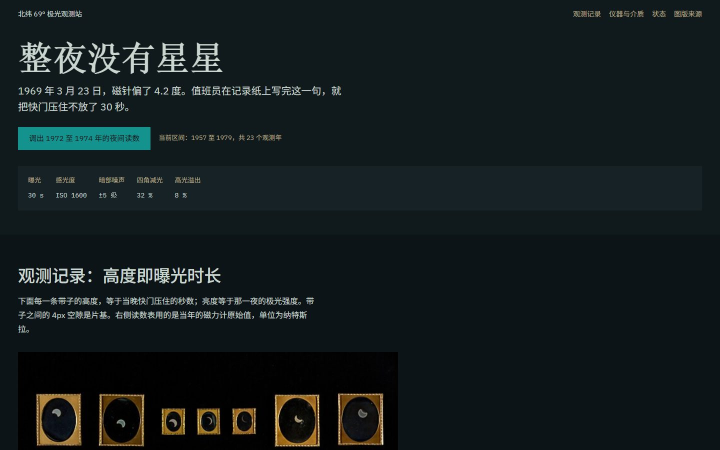
#> input picture prototypes/S03-long-exposure-observatory/.inspect/desktop-fold.jpg, 1440 x 900 px (shown at 1/2 size)
$ python measure-area.py .inspect/desktop-fold.jpg
#> lines starting #> are read from the running program, lines starting #| are printed output that depends on the picture; after the words box and inside, x2 and y2 are one past the last pixel; in counts of white or black regions, pixels touching at a corner belong together
# 规格字段 3 的面积预算（本案主色 24%）是按"平涂色块面积"写的，
# 但字段 3-附又要求"色彩只能由位图与实色构成"。两条在照片面积上直接对撞。
# 这个脚本用全页 PNG 实测两个数：平涂面积 vs 位图面积，并给出每个色值的实际占比。
#
# 分类不靠颜色而靠**局部方差**：平涂区块方差≈0，照片区块方差高。
# 这一点很关键——减光叠层用 #101A1C 压暗，暗部照片像素会被拉向底色，
# 若按颜色阈值分类，照片会被误记成"底色平涂"。
import sys
import numpy as np
from PIL import Image

SRC = sys.argv[1] if len(sys.argv) > 1 else r"D:\Web\style\deliverables\tool-runs\S03-area-full.png"

PALETTE = {
    "极夜底 #101A1C": (0x10, 0x1A, 0x1C),
    "区块底 #0C1417": (0x0C, 0x14, 0x17),
    "面板 #162226": (0x16, 0x22, 0x26),
    "冷青主色 #13928E": (0x13, 0x92, 0x8E),
    "记录纸白 #C9D6CF": (0xC9, 0xD6, 0xCF),
    "纸带米 #B9A98C": (0xB9, 0xA9, 0x8C),
    "表格线 #2A3639": (0x2A, 0x36, 0x39),
    "次刻度 #4A5A5E": (0x4A, 0x5A, 0x5E),
    "停用字 #7C8A8C": (0x7C, 0x8A, 0x8C),
    "表头线 #3B4A4D": (0x3B, 0x4A, 0x4D),
}

img = Image.open(SRC).convert("RGB")
#> img is the input picture: PIL image 1440x900 RGB; mean R, G, B 20, 28.6, 29.9
a = np.asarray(img, dtype=np.float32)
H, W, _ = a.shape
#> H = 900; W = 1440
print(f"图像 {W}x{H} = {H*W/1e6:.2f} Mpx   （全页 PNG）")
#| 图像 1440x900 = 1.30 Mpx   （全页 PNG）

# 补齐到 4 的倍数，按 4x4 区块算局部标准差
ph, pw = (-H) % 4, (-W) % 4
#> ph = 0; pw = 0
if ph or pw:
    a = np.pad(a, ((0, ph), (0, pw), (0, 0)), mode="edge")
bh, bw = a.shape[0] // 4, a.shape[1] // 4
#> bh = 225; bw = 360
blocks = a.reshape(bh, 4, bw, 4, 3).transpose(0, 2, 3, 1, 4).reshape(bh, bw, 16, 3)
std = blocks.std(axis=2).max(axis=2)          # 每个区块在任一通道上的最大标准差
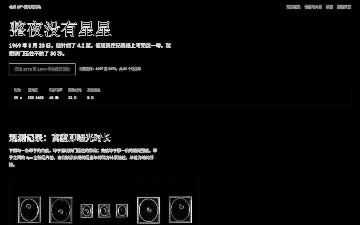
#> std: shape (225, 360) float32; min 0, max 97.13, mean 4.6; drawn with min black and max white
mean = blocks.mean(axis=2)                    # 区块均色
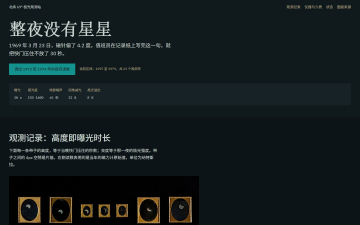
#> mean: shape (225, 360, 3) float32; mean of channels 0, 1, 2 20, 28.6, 29.9; drawn as R, G, B

FLAT = 3.0                                     # 标准差阈值：低于此判为平涂
flat_mask = std < FLAT
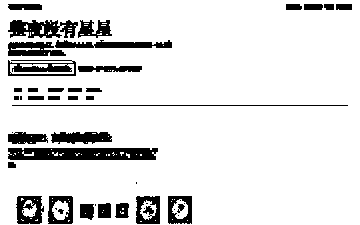
#> flat_mask: shape (225, 360) bool; 87.8% white; 47 black regions (12 under 20 px), largest, box (x1, y1, x2, y2) and area: (8, 148, 158, 160) 1646, (8, 20, 78, 38) 840, (55, 40, 172, 48) 663
n_blocks = bh * bw
#> n_blocks = 81000
flat_px = int(flat_mask.sum()) * 16
#> flat_px = 1137440
photo_px = n_blocks * 16 - flat_px
#> photo_px = 158560
print(f"\n平涂面积 {flat_px/(H*W)*100:6.2f}%   位图（照片）面积 {photo_px/(H*W)*100:6.2f}%"
      f"   [4x4 区块，std<{FLAT}]")
#| 平涂面积  87.77%   位图（照片）面积  12.23%   [4x4 区块，std<3.0]

# 平涂区块按最近调色板色归类
flat_mean = mean[flat_mask]
d = np.linalg.norm(flat_mean[:, None, :] - np.array(list(PALETTE.values()), dtype=np.float32)[None, :, :], axis=2)
idx = d.argmin(axis=1)
near = d.min(axis=1) < 14                       # 与调色板足够接近才计入该色值
names = list(PALETTE.keys())
print(f"\n{'色值':<22}{'占全页':>9}{'占平涂':>10}")
tot = H * W
#> tot = 1296000
rows = []
for i, name in enumerate(names):
    sel = (idx == i) & near
    px = int(sel.sum()) * 16
    rows.append((name, px))
#> this loop made 10 passes
#> px on passes 1 to 10: 479680, 436080, 113024, 4848, 96, 0, 0, 0, 0, 0
#> after the loop, rows = [('极夜底 #101A1C', 479680), ('区块底 #0C1417', 436080), ('面板 #162226', 113024), ('冷青主色 #13928E', 4848), ('记录纸白 #C9D6CF', 96), ('纸带米 #B9A98C', 0), ('表格线 #2A3639', 0), ('次刻度 #4A5A5E', 0), ('停用字 #7C8A8C', 0), ('表头线 #3B4A4D', 0)]
for name, px in sorted(rows, key=lambda r: -r[1]):
    print(f"{name:<22}{px/tot*100:8.3f}%{px/flat_px*100 if flat_px else 0:9.2f}%")
#> this loop made 10 passes
#| 极夜底 #101A1C             37.012%    42.17%
#| 区块底 #0C1417             33.648%    38.34%
#| 面板 #162226               8.721%     9.94%
#| 冷青主色 #13928E             0.374%     0.43%
#| 记录纸白 #C9D6CF             0.007%     0.01%
#| 纸带米 #B9A98C              0.000%     0.00%
#| 表格线 #2A3639              0.000%     0.00%
#| 次刻度 #4A5A5E              0.000%     0.00%
#> (further printed lines are left out)
other = int((~near).sum()) * 16
#> other = 103712
print(f"{'（平涂但非调色板色）':<22}{other/tot*100:8.3f}%{other/flat_px*100 if flat_px else 0:9.2f}%")
#| （平涂但非调色板色）               8.002%     9.12%

# 规格字段 3 给本案的面积预算
print("\n--- 规格预算 vs 实测 ---")
budget = {"极夜底 #101A1C": 60, "冷青主色 #13928E": 24, "记录纸白 #C9D6CF": 12, "纸带米 #B9A98C": 4}
by = {n: px for n, px in rows}
#> by = 10 items
for name, want in budget.items():
    got = by.get(name, 0) / tot * 100
    flag = "达标" if abs(got - want) <= 6 else ("偏低" if got < want else "偏高")
    print(f"  {name:<22} 预算 {want:>2}%   实测 {got:6.3f}%   {flag}")
#> this loop made 4 passes
#> (got, flag) on passes 1 to 4: (37.01, '偏低'), (0.374, '偏低'), (0.00741, '偏低'), (0, '达标')
#|   极夜底 #101A1C            预算 60%   实测 37.012%   偏低
#|   冷青主色 #13928E           预算 24%   实测  0.374%   偏低
#|   记录纸白 #C9D6CF           预算 12%   实测  0.007%   偏低
#|   纸带米 #B9A98C            预算  4%   实测  0.000%   达标
teal = by.get("冷青主色 #13928E", 0) / tot * 100
#> teal = 0.374
print(f"\n结论：照片/位图吃掉 {photo_px/tot*100:.1f}% 的画面，平涂只剩 {flat_px/tot*100:.1f}%；")
#| 结论：照片/位图吃掉 12.2% 的画面，平涂只剩 87.8%；
print(f"      冷青主色实测 {teal:.3f}%，规格预算 24% —— 缺口 {(24-teal):.1f} 个百分点全部让给了照片。")
#|       冷青主色实测 0.374%，规格预算 24% —— 缺口 23.6 个百分点全部让给了照片。
print("      这正是字段 3 的面积预算与字段 3-附『色彩只能来自位图』的对撞点。")

$ run again, on prototypes/S03-long-exposure-observatory/.inspect/desktop-page-02.jpg
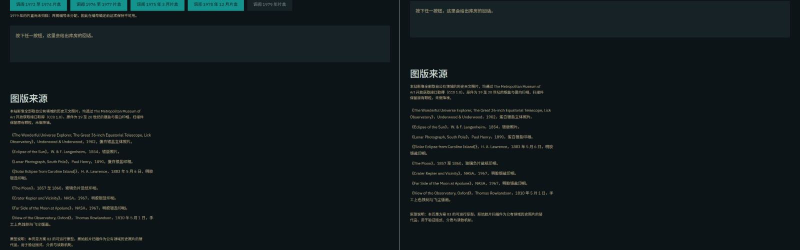
#> input picture prototypes/S03-long-exposure-observatory/.inspect/desktop-page-02.jpg, 1600 x 500 px (shown at 1/2 size)
#> img is the input picture: PIL image 1600x500 RGB; mean R, G, B 17, 26.3, 28.8
#| 图像 1600x500 = 0.80 Mpx   （全页 PNG）
#> `std = blocks.std(axis=2).max(axis=2)`:
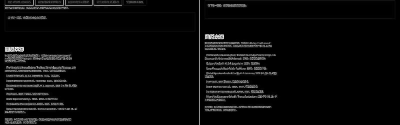
#> std: shape (125, 400) float32; min 0, max 88.35, mean 3.6; drawn with min black and max white
#> `flat_mask = std < FLAT`:
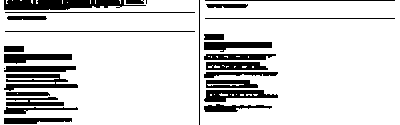
#> flat_mask: shape (125, 400) bool; 84.2% white; 27 black regions (2 under 20 px), largest, box (x1, y1, x2, y2) and area: (4, 0, 146, 10) 1029, (4, 74, 78, 91) 668, (204, 90, 278, 102) 545
#> flat_px = 673968
#> photo_px = 126032
#| 平涂面积  84.25%   位图（照片）面积  15.75%   [4x4 区块，std<3.0]
#> the loop `for i, name in enumerate(names):` made 10 passes
#> px on passes 1 to 8: 0, 571200, 102112, 656, 0, 0, 0, 0
#> after the loop `for i, name in enumerate(names):`: rows = [('极夜底 #101A1C', 0), ('区块底 #0C1417', 571200), ('面板 #162226', 102112), ('冷青主色 #13928E', 656), ('记录纸白 #C9D6CF', 0), ('纸带米 #B9A98C', 0), ('表格线 #2A3639', 0), ('次刻度 #4A5A5E', 0), ('停用字 #7C8A8C', 0), ('表头线 #3B4A4D', 0)]
#> the loop `for name, px in sorted(rows, key=lambda r: -r[1]):` made 10 passes
#> (printed output is left out)
#> other = 0
#| （平涂但非调色板色）               0.000%     0.00%
#> by = 10 items
#> the loop `for name, want in budget.items():` made 4 passes
#> (printed output is left out)
#> teal = 0.082
#| 结论：照片/位图吃掉 15.8% 的画面，平涂只剩 84.2%；
#|       冷青主色实测 0.082%，规格预算 24% —— 缺口 23.9 个百分点全部让给了照片。

$ run again, on prototypes/S03-long-exposure-observatory/.inspect/mobile-fold.jpg
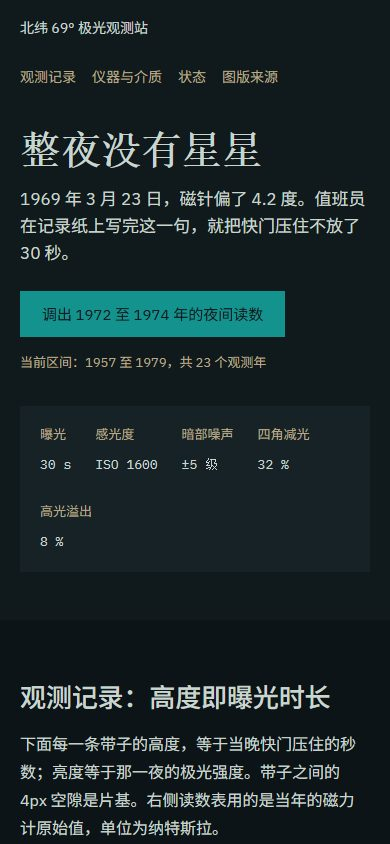
#> input picture prototypes/S03-long-exposure-observatory/.inspect/mobile-fold.jpg, 390 x 844 px
#> img is the input picture: PIL image 390x844 RGB; mean R, G, B 26.9, 40.4, 42.2
#| 图像 390x844 = 0.33 Mpx   （全页 PNG）
#> `std = blocks.std(axis=2).max(axis=2)`:
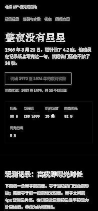
#> std: shape (211, 98) float32; min 0, max 96.49, mean 11.8; drawn with min black and max white
#> `flat_mask = std < FLAT`:
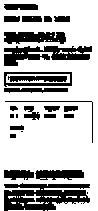
#> flat_mask: shape (211, 98) bool; 71.3% white; 27 black regions (5 under 20 px), largest, box (x1, y1, x2, y2) and area: (4, 183, 90, 211) 1592, (4, 46, 92, 66) 1009, (4, 32, 66, 44) 598
#> flat_px = 235936
#> photo_px = 94912
#| 平涂面积  71.68%   位图（照片）面积  28.83%   [4x4 区块，std<3.0]
#> idx = 14746 values, max 3 at index 4974, min 0 at index 0, mean 0.693
#> the loop `for i, name in enumerate(names):` made 10 passes
#> px on passes 1 to 8: 130320, 52096, 49088, 4432, 0, 0, 0, 0
#> after the loop `for i, name in enumerate(names):`: rows = [('极夜底 #101A1C', 130320), ('区块底 #0C1417', 52096), ('面板 #162226', 49088), ('冷青主色 #13928E', 4432), ('记录纸白 #C9D6CF', 0), ('纸带米 #B9A98C', 0), ('表格线 #2A3639', 0), ('次刻度 #4A5A5E', 0), ('停用字 #7C8A8C', 0), ('表头线 #3B4A4D', 0)]
#> the loop `for name, px in sorted(rows, key=lambda r: -r[1]):` made 10 passes
#> (printed output is left out)
#> other = 0
#| （平涂但非调色板色）               0.000%     0.00%
#> by = 10 items
#> the loop `for name, want in budget.items():` made 4 passes
#> (got, flag) on passes 1 to 4: (39.59, '偏低'), (1.35, '偏低'), (0, '偏低'), (0, '达标')
#> (printed output is left out)
#> teal = 1.35
#| 结论：照片/位图吃掉 28.8% 的画面，平涂只剩 71.7%；
#|       冷青主色实测 1.346%，规格预算 24% —— 缺口 22.7 个百分点全部让给了照片。

$ run again, on prototypes/S03-long-exposure-observatory/.inspect/mobile-page-01.jpg
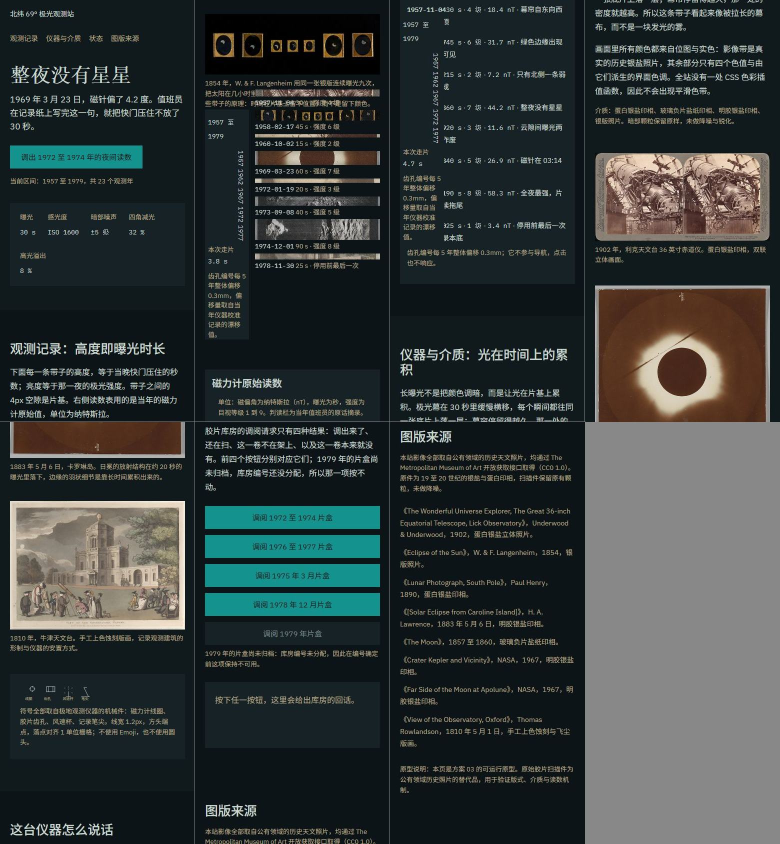
#> input picture prototypes/S03-long-exposure-observatory/.inspect/mobile-page-01.jpg, 1560 x 1688 px (shown at 1/2 size)
#> img is the input picture: PIL image 1560x1688 RGB; mean R, G, B 51.7, 58.7, 58.2
#| 图像 1560x1688 = 2.63 Mpx   （全页 PNG）
#> `std = blocks.std(axis=2).max(axis=2)`:
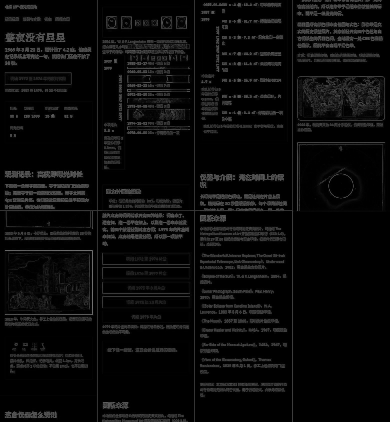
#> std: shape (422, 390) float32; min 0, max 113.1, mean 11
#> `flat_mask = std < FLAT`:
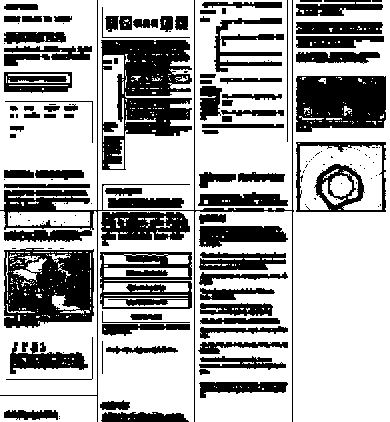
#> flat_mask: shape (422, 390) bool; 66.4% white; 156 black regions (68 under 20 px), largest, box (x1, y1, x2, y2) and area: (101, 40, 192, 170) 6579, (4, 248, 94, 328) 5412, (296, 76, 386, 132) 4404
#> flat_px = 1748624
#> photo_px = 884656
#| 平涂面积  66.40%   位图（照片）面积  33.60%   [4x4 区块，std<3.0]
#> the loop `for i, name in enumerate(names):` made 10 passes
#> px on passes 1 to 8: 359056, 569824, 318272, 37120, 0, 608, 272, 0
#> after the loop `for i, name in enumerate(names):`: rows = [('极夜底 #101A1C', 359056), ('区块底 #0C1417', 569824), ('面板 #162226', 318272), ('冷青主色 #13928E', 37120), ('记录纸白 #C9D6CF', 0), ('纸带米 #B9A98C', 608), ('表格线 #2A3639', 272), ('次刻度 #4A5A5E', 0), ('停用字 #7C8A8C', 326016), ('表头线 #3B4A4D', 0)]
#> the loop `for name, px in sorted(rows, key=lambda r: -r[1]):` made 10 passes
#> (printed output is left out)
#> other = 137456
#| （平涂但非调色板色）               5.220%     7.86%
#> by = 10 items
#> the loop `for name, want in budget.items():` made 4 passes
#> (got, flag) on passes 1 to 4: (13.64, '偏低'), (1.41, '偏低'), (0, '偏低'), (0.0231, '达标')
#> (printed output is left out)
#> teal = 1.41
#| 结论：照片/位图吃掉 33.6% 的画面，平涂只剩 66.4%；
#|       冷青主色实测 1.410%，规格预算 24% —— 缺口 22.6 个百分点全部让给了照片。
